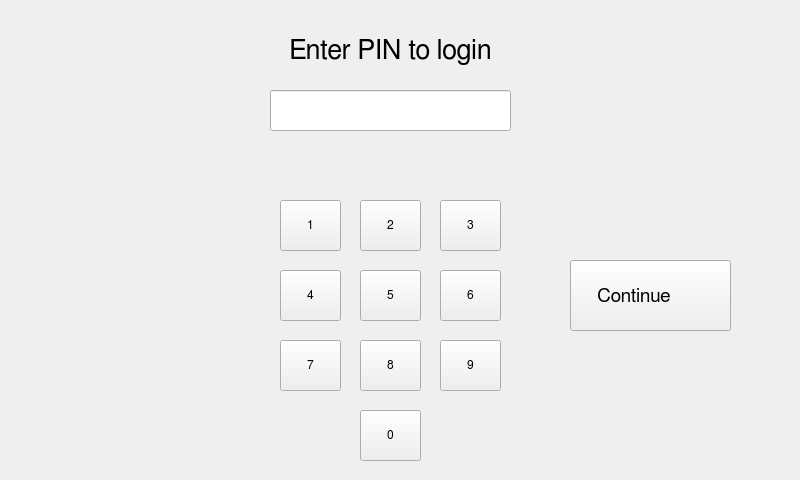
<?xml version="1.0" encoding="UTF-8"?>
<ui version="4.0">
 <class>MainWindow</class>
 <widget class="QMainWindow" name="MainWindow">
  <property name="geometry">
   <rect>
    <x>0</x>
    <y>0</y>
    <width>800</width>
    <height>480</height>
   </rect>
  </property>
  <property name="windowTitle">
   <string>MainWindow</string>
  </property>
  <widget class="QWidget" name="centralwidget">
   <widget class="QStackedWidget" name="mainStack">
    <property name="geometry">
     <rect>
      <x>0</x>
      <y>0</y>
      <width>811</width>
      <height>491</height>
     </rect>
    </property>
    <widget class="QWidget" name="page">
     <widget class="QLineEdit" name="lineEdit">
      <property name="geometry">
       <rect>
        <x>270</x>
        <y>90</y>
        <width>241</width>
        <height>41</height>
       </rect>
      </property>
      <property name="font">
       <font>
        <family>FreeSans</family>
        <pointsize>15</pointsize>
       </font>
      </property>
      <property name="cursor">
       <cursorShape>ClosedHandCursor</cursorShape>
      </property>
      <property name="inputMethodHints">
       <set>Qt::ImhHiddenText|Qt::ImhNoAutoUppercase|Qt::ImhNoPredictiveText|Qt::ImhSensitiveData</set>
      </property>
      <property name="maxLength">
       <number>-1</number>
      </property>
      <property name="echoMode">
       <enum>QLineEdit::Password</enum>
      </property>
      <property name="alignment">
       <set>Qt::AlignCenter</set>
      </property>
     </widget>
     <widget class="QPushButton" name="pushButton_3">
      <property name="geometry">
       <rect>
        <x>440</x>
        <y>200</y>
        <width>61</width>
        <height>51</height>
       </rect>
      </property>
      <property name="font">
       <font>
        <family>FreeSans</family>
       </font>
      </property>
      <property name="focusPolicy">
       <enum>Qt::NoFocus</enum>
      </property>
      <property name="text">
       <string>3</string>
      </property>
     </widget>
     <widget class="QLabel" name="label">
      <property name="geometry">
       <rect>
        <x>200</x>
        <y>20</y>
        <width>381</width>
        <height>61</height>
       </rect>
      </property>
      <property name="font">
       <font>
        <family>FreeSans</family>
        <pointsize>20</pointsize>
        <weight>50</weight>
        <italic>false</italic>
        <bold>false</bold>
       </font>
      </property>
      <property name="text">
       <string>Enter PIN to login</string>
      </property>
      <property name="alignment">
       <set>Qt::AlignCenter</set>
      </property>
     </widget>
     <widget class="QPushButton" name="pushButton_7">
      <property name="geometry">
       <rect>
        <x>280</x>
        <y>340</y>
        <width>61</width>
        <height>51</height>
       </rect>
      </property>
      <property name="font">
       <font>
        <family>FreeSans</family>
       </font>
      </property>
      <property name="focusPolicy">
       <enum>Qt::NoFocus</enum>
      </property>
      <property name="text">
       <string>7</string>
      </property>
     </widget>
     <widget class="QPushButton" name="pushButton_continue">
      <property name="enabled">
       <bool>true</bool>
      </property>
      <property name="geometry">
       <rect>
        <x>570</x>
        <y>260</y>
        <width>161</width>
        <height>71</height>
       </rect>
      </property>
      <property name="font">
       <font>
        <family>FreeSans</family>
        <pointsize>14</pointsize>
       </font>
      </property>
      <property name="focusPolicy">
       <enum>Qt::NoFocus</enum>
      </property>
      <property name="text">
       <string>Continue       </string>
      </property>
     </widget>
     <widget class="QPushButton" name="pushButton_5">
      <property name="geometry">
       <rect>
        <x>440</x>
        <y>270</y>
        <width>61</width>
        <height>51</height>
       </rect>
      </property>
      <property name="font">
       <font>
        <family>FreeSans</family>
       </font>
      </property>
      <property name="focusPolicy">
       <enum>Qt::NoFocus</enum>
      </property>
      <property name="text">
       <string>6</string>
      </property>
     </widget>
     <widget class="QPushButton" name="pushButton_2">
      <property name="geometry">
       <rect>
        <x>360</x>
        <y>200</y>
        <width>61</width>
        <height>51</height>
       </rect>
      </property>
      <property name="font">
       <font>
        <family>FreeSans</family>
       </font>
      </property>
      <property name="focusPolicy">
       <enum>Qt::NoFocus</enum>
      </property>
      <property name="text">
       <string>2</string>
      </property>
     </widget>
     <widget class="QLabel" name="label_2">
      <property name="geometry">
       <rect>
        <x>250</x>
        <y>150</y>
        <width>291</width>
        <height>31</height>
       </rect>
      </property>
      <property name="font">
       <font>
        <family>FreeSans</family>
       </font>
      </property>
      <property name="text">
       <string/>
      </property>
      <property name="alignment">
       <set>Qt::AlignCenter</set>
      </property>
     </widget>
     <widget class="QPushButton" name="pushButton_6">
      <property name="geometry">
       <rect>
        <x>360</x>
        <y>270</y>
        <width>61</width>
        <height>51</height>
       </rect>
      </property>
      <property name="font">
       <font>
        <family>FreeSans</family>
       </font>
      </property>
      <property name="focusPolicy">
       <enum>Qt::NoFocus</enum>
      </property>
      <property name="text">
       <string>5</string>
      </property>
     </widget>
     <widget class="QPushButton" name="pushButton_4">
      <property name="geometry">
       <rect>
        <x>280</x>
        <y>270</y>
        <width>61</width>
        <height>51</height>
       </rect>
      </property>
      <property name="font">
       <font>
        <family>FreeSans</family>
       </font>
      </property>
      <property name="focusPolicy">
       <enum>Qt::NoFocus</enum>
      </property>
      <property name="text">
       <string>4</string>
      </property>
     </widget>
     <widget class="QPushButton" name="pushButton_9">
      <property name="geometry">
       <rect>
        <x>360</x>
        <y>340</y>
        <width>61</width>
        <height>51</height>
       </rect>
      </property>
      <property name="font">
       <font>
        <family>FreeSans</family>
       </font>
      </property>
      <property name="focusPolicy">
       <enum>Qt::NoFocus</enum>
      </property>
      <property name="text">
       <string>8</string>
      </property>
     </widget>
     <widget class="QPushButton" name="pushButton_0">
      <property name="geometry">
       <rect>
        <x>360</x>
        <y>410</y>
        <width>61</width>
        <height>51</height>
       </rect>
      </property>
      <property name="font">
       <font>
        <family>FreeSans</family>
       </font>
      </property>
      <property name="focusPolicy">
       <enum>Qt::NoFocus</enum>
      </property>
      <property name="text">
       <string>0</string>
      </property>
     </widget>
     <widget class="QPushButton" name="pushButton_1">
      <property name="geometry">
       <rect>
        <x>280</x>
        <y>200</y>
        <width>61</width>
        <height>51</height>
       </rect>
      </property>
      <property name="font">
       <font>
        <family>FreeSans</family>
       </font>
      </property>
      <property name="focusPolicy">
       <enum>Qt::NoFocus</enum>
      </property>
      <property name="text">
       <string>1</string>
      </property>
     </widget>
     <widget class="QPushButton" name="pushButton_8">
      <property name="geometry">
       <rect>
        <x>440</x>
        <y>340</y>
        <width>61</width>
        <height>51</height>
       </rect>
      </property>
      <property name="font">
       <font>
        <family>FreeSans</family>
       </font>
      </property>
      <property name="focusPolicy">
       <enum>Qt::NoFocus</enum>
      </property>
      <property name="text">
       <string>9</string>
      </property>
     </widget>
     <widget class="QLabel" name="label_4">
      <property name="geometry">
       <rect>
        <x>700</x>
        <y>286</y>
        <width>21</width>
        <height>20</height>
       </rect>
      </property>
      <property name="styleSheet">
       <string notr="true">image: url(:/images/ok.png);</string>
      </property>
      <property name="text">
       <string/>
      </property>
     </widget>
    </widget>
    <widget class="QWidget" name="page_2">
     <property name="styleSheet">
      <string notr="true">background-image: url(:/images/background.png);</string>
     </property>
     <widget class="QLabel" name="label_3">
      <property name="geometry">
       <rect>
        <x>90</x>
        <y>10</y>
        <width>631</width>
        <height>71</height>
       </rect>
      </property>
      <property name="font">
       <font>
        <family>FreeSans</family>
        <pointsize>25</pointsize>
       </font>
      </property>
      <property name="autoFillBackground">
       <bool>false</bool>
      </property>
      <property name="styleSheet">
       <string notr="true">background: transparent</string>
      </property>
      <property name="text">
       <string>Please select app to launch</string>
      </property>
      <property name="alignment">
       <set>Qt::AlignCenter</set>
      </property>
     </widget>
     <widget class="QWidget" name="gridLayoutWidget">
      <property name="geometry">
       <rect>
        <x>60</x>
        <y>70</y>
        <width>671</width>
        <height>361</height>
       </rect>
      </property>
      <layout class="QGridLayout" name="gridLayout">
       <property name="leftMargin">
        <number>15</number>
       </property>
       <property name="topMargin">
        <number>15</number>
       </property>
       <property name="rightMargin">
        <number>15</number>
       </property>
       <property name="bottomMargin">
        <number>15</number>
       </property>
       <property name="spacing">
        <number>10</number>
       </property>
      </layout>
     </widget>
    </widget>
   </widget>
  </widget>
 </widget>
 <resources/>
 <connections/>
</ui>
